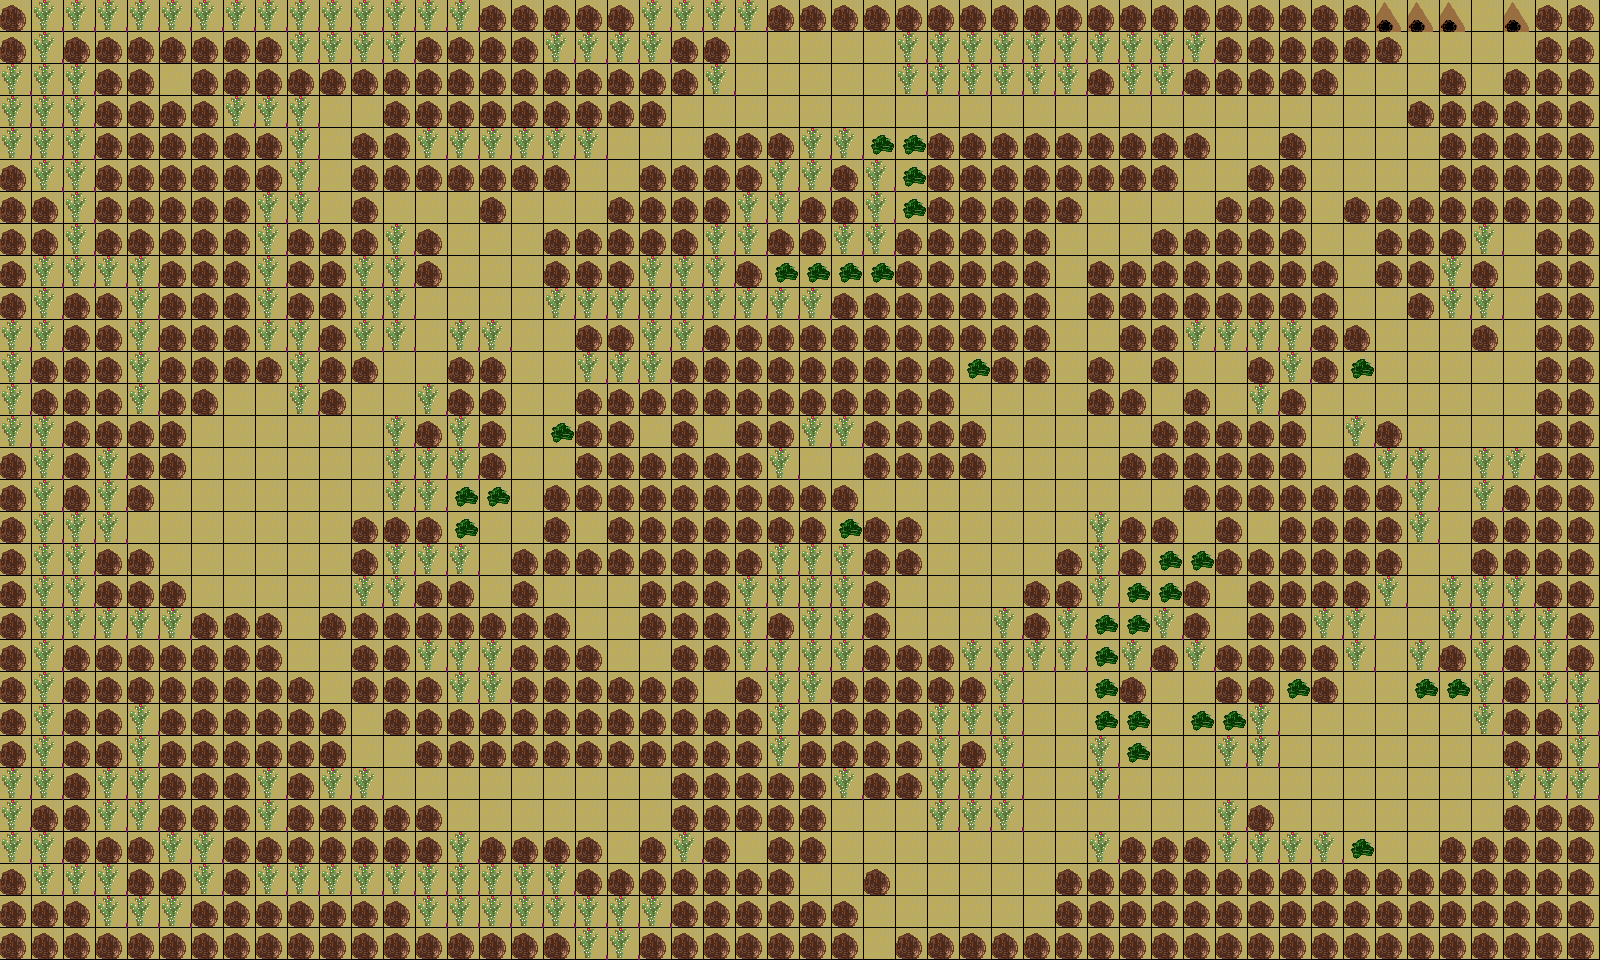

Below is a game level as drawn by its tile map, then a one-line description and the .tmx that defines it (tile-layer data replaced by summaries):
An orthogonal 50x30 tile map with 32x32 px tiles, 2 tile layers (Background, Obstacles), 2 tilesets and 16 objects (5x NPC, 5x Flower, 4x Mushroom, SpawnPlayer, Cave).

<map version="1.10" tiledversion="1.11.2" orientation="orthogonal" renderorder="right-down" width="50" height="30" tilewidth="32" tileheight="32" infinite="0" nextlayerid="6" nextobjectid="18">
 <tileset firstgid="1" name="tileset" tilewidth="32" tileheight="32" spacing="2" margin="1" tilecount="8" columns="4">
  <image source="../public/assets/tileset.png" width="136" height="68" />
  <tile id="1">
   <properties>
    <property name="collides" type="bool" value="true" />
   </properties>
  </tile>
  <tile id="4">
   <properties>
    <property name="collides" type="bool" value="true" />
   </properties>
  </tile>
  <tile id="5">
   <properties>
    <property name="collides" type="bool" value="true" />
   </properties>
  </tile>
  <tile id="7">
   <properties>
    <property name="collides" type="bool" value="true" />
   </properties>
  </tile>
 </tileset>
 <tileset firstgid="9" name="tileset" tilewidth="32" tileheight="32" spacing="2" margin="1" tilecount="8" columns="4">
  <image source="../public/assets/tileset.png" width="136" height="68" />
  <tile id="1">
   <properties>
    <property name="collides" type="bool" value="true" />
   </properties>
  </tile>
  <tile id="4">
   <properties>
    <property name="collides" type="bool" value="true" />
   </properties>
  </tile>
  <tile id="5">
   <properties>
    <property name="collides" type="bool" value="true" />
   </properties>
  </tile>
  <tile id="7">
   <properties>
    <property name="collides" type="bool" value="true" />
   </properties>
  </tile>
 </tileset>
 <layer id="1" name="Background" width="50" height="30">
  <data>[1500 cells, 1500 non-empty, 1 distinct tile ids]</data>
 </layer>
 <layer id="2" name="Obstacles" width="50" height="30">
  <data>[1500 cells, 1498 non-empty, 8 distinct tile ids]</data>
 </layer>
 <objectgroup id="3" name="SpawnPoints">
  <object id="1" name="SpawnPlayer" x="811" y="78" />
  <object id="4" name="NPC" x="222.667" y="536" width="28" height="32" />
  <object id="5" name="NPC" x="1032" y="438.667" width="30.6667" height="25.3333" />
  <object id="6" name="NPC" x="1437.33" y="358.667" width="32" height="30.6667" />
  <object id="14" name="NPC" x="552" y="789.333" />
  <object id="15" name="NPC" x="1378.67" y="774.667" />
 </objectgroup>
 <objectgroup id="4" name="Items">
  <object id="3" name="Mushroom" gid="3" x="1088" y="234.667" width="32" height="32">
   <properties>
    <property name="damageHp" type="int" value="100" />
   </properties>
  </object>
  <object id="7" name="Mushroom" gid="3" x="1153" y="797.667" width="32" height="32">
   <properties>
    <property name="damageHp" type="int" value="100" />
   </properties>
  </object>
  <object id="8" name="Mushroom" gid="3" x="863" y="849" width="32" height="32">
   <properties>
    <property name="damageHp" type="int" value="100" />
   </properties>
  </object>
  <object id="9" name="Mushroom" gid="3" x="486" y="318" width="32" height="32">
   <properties>
    <property name="damageHp" type="int" value="100" />
   </properties>
  </object>
  <object id="11" name="Flower" gid="4" x="971.333" y="554.333" width="32" height="32">
   <properties>
    <property name="restoreHp" type="int" value="10" />
   </properties>
  </object>
  <object id="12" name="Flower" gid="4" x="237" y="603" width="32" height="32">
   <properties>
    <property name="restoreHp" type="int" value="10" />
   </properties>
  </object>
  <object id="13" name="Flower" gid="4" x="981.333" y="929.333" width="32" height="32">
   <properties>
    <property name="restoreHp" type="int" value="10" />
   </properties>
  </object>
  <object id="16" name="Flower" gid="4" x="1225" y="144" width="32" height="32">
   <properties>
    <property name="restoreHp" type="int" value="10" />
   </properties>
  </object>
  <object id="17" name="Flower" gid="4" x="574" y="212" width="32" height="32">
   <properties>
    <property name="restoreHp" type="int" value="10" />
   </properties>
  </object>
 </objectgroup>
 <objectgroup id="5" name="Doors">
  <object id="2" name="Cave" gid="7" x="865" y="959" width="32" height="32">
   <properties>
    <property name="goToWorld" value="level-04" />
    <property name="needKey" value="level-04" />
   </properties>
  </object>
 </objectgroup>
</map>
